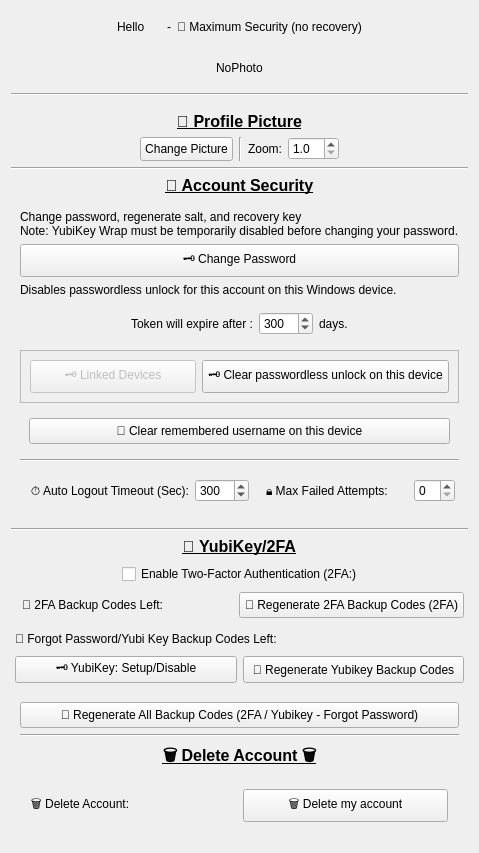
                 <widget class="QWidget" name="scrollAreaWidgetContents_2">
                  <property name="geometry">
                   <rect>
                    <x>0</x>
                    <y>0</y>
                    <width>327</width>
                    <height>636</height>
                   </rect>
                  </property>
                  <layout class="QVBoxLayout" name="verticalLayout_23">
                   <item alignment="Qt::AlignHCenter">
                    <widget class="QWidget" name="widget_63" native="true">
                     <layout class="QHBoxLayout" name="horizontalLayout_49">
                      <item alignment="Qt::AlignLeft">
                       <widget class="QLabel" name="labelUsername">
                        <property name="text">
                         <string>Hello </string>
                        </property>
                       </widget>
                      </item>
                      <item>
                       <widget class="QLabel" name="currentUsername">
                        <property name="text">
                         <string/>
                        </property>
                       </widget>
                      </item>
                      <item>
                       <widget class="QLabel" name="label_2">
                        <property name="text">
                         <string>-</string>
                        </property>
                       </widget>
                      </item>
                      <item alignment="Qt::AlignRight">
                       <widget class="QLabel" name="recovery_m">
                        <property name="text">
                         <string>🔐 Maximum Security (no recovery)</string>
                        </property>
                       </widget>
                      </item>
                     </layout>
                    </widget>
                   </item>
                   <item>
                    <widget class="QWidget" name="widget_30" native="true">
                     <layout class="QHBoxLayout" name="horizontalLayout_24">
                      <item>
                       <spacer name="horizontalSpacer_5">
                        <property name="orientation">
                         <enum>Qt::Horizontal</enum>
                        </property>
                        <property name="sizeHint" stdset="0">
                         <size>
                          <width>40</width>
                          <height>20</height>
                         </size>
                        </property>
                       </spacer>
                      </item>
                      <item>
                       <widget class="QLabel" name="profilePicLabel">
                        <property name="sizePolicy">
                         <sizepolicy hsizetype="Fixed" vsizetype="Fixed">
                          <horstretch>0</horstretch>
                          <verstretch>0</verstretch>
                         </sizepolicy>
                        </property>
                        <property name="text">
                         <string>NoPhoto</string>
                        </property>
                       </widget>
                      </item>
                      <item>
                       <spacer name="horizontalSpacer_7">
                        <property name="orientation">
                         <enum>Qt::Horizontal</enum>
                        </property>
                        <property name="sizeHint" stdset="0">
                         <size>
                          <width>40</width>
                          <height>20</height>
                         </size>
                        </property>
                       </spacer>
                      </item>
                     </layout>
                    </widget>
                   </item>
                   <item>
                    <widget class="Line" name="line_29">
                     <property name="orientation">
                      <enum>Qt::Horizontal</enum>
                     </property>
                    </widget>
                   </item>
                   <item>
                    <widget class="QWidget" name="widget_32" native="true">
                     <layout class="QHBoxLayout" name="horizontalLayout_12">
                      <property name="leftMargin">
                       <number>2</number>
                      </property>
                      <property name="topMargin">
                       <number>2</number>
                      </property>
                      <property name="rightMargin">
                       <number>2</number>
                      </property>
                      <property name="bottomMargin">
                       <number>2</number>
                      </property>
                     </layout>
                    </widget>
                   </item>
                   <item>
                    <widget class="QLabel" name="label_24">
                     <property name="font">
                      <font>
                       <pointsize>12</pointsize>
                       <weight>75</weight>
                       <bold>true</bold>
                       <underline>true</underline>
                      </font>
                     </property>
                     <property name="text">
                      <string>👤 Profile Picture</string>
                     </property>
                     <property name="alignment">
                      <set>Qt::AlignCenter</set>
                     </property>
                    </widget>
                   </item>
                   <item alignment="Qt::AlignHCenter">
                    <widget class="QWidget" name="widget_15" native="true">
                     <layout class="QHBoxLayout" name="horizontalLayout_14">
                      <property name="leftMargin">
                       <number>0</number>
                      </property>
                      <property name="topMargin">
                       <number>0</number>
                      </property>
                      <property name="rightMargin">
                       <number>0</number>
                      </property>
                      <property name="bottomMargin">
                       <number>0</number>
                      </property>
                      <item>
                       <widget class="QPushButton" name="changePicButton">
                        <property name="styleSheet">
                         <string notr="true">padding:4;</string>
                        </property>
                        <property name="text">
                         <string>Change Picture</string>
                        </property>
                       </widget>
                      </item>
                      <item>
                       <widget class="Line" name="line_3">
                        <property name="orientation">
                         <enum>Qt::Vertical</enum>
                        </property>
                       </widget>
                      </item>
                      <item alignment="Qt::AlignRight">
                       <widget class="QLabel" name="label_14">
                        <property name="text">
                         <string>Zoom:</string>
                        </property>
                       </widget>
                      </item>
                      <item>
                       <widget class="QDoubleSpinBox" name="zoom_factor_">
                        <property name="decimals">
                         <number>1</number>
                        </property>
                        <property name="minimum">
                         <double>1.000000000000000</double>
                        </property>
                        <property name="maximum">
                         <double>20.000000000000000</double>
                        </property>
                       </widget>
                      </item>
                     </layout>
                    </widget>
                   </item>
                   <item>
                    <widget class="Line" name="line_30">
                     <property name="orientation">
                      <enum>Qt::Horizontal</enum>
                     </property>
                    </widget>
                   </item>
                   <item>
                    <widget class="QLabel" name="label_40">
                     <property name="font">
                      <font>
                       <pointsize>12</pointsize>
                       <weight>75</weight>
                       <bold>true</bold>
                       <underline>true</underline>
                      </font>
                     </property>
                     <property name="text">
                      <string>🔏 Account Security</string>
                     </property>
                     <property name="alignment">
                      <set>Qt::AlignCenter</set>
                     </property>
                    </widget>
                   </item>
                   <item>
                    <widget class="QWidget" name="widget_64" native="true">
                     <layout class="QVBoxLayout" name="verticalLayout_24">
                      <item>
                       <widget class="QLabel" name="label_72">
                        <property name="text">
                         <string>Change password, regenerate salt, and recovery key
Note: YubiKey Wrap must be temporarily disabled before changing your password.</string>
                        </property>
                       </widget>
                      </item>
                      <item>
                       <widget class="QPushButton" name="changePasswordButton">
                        <property name="toolTip">
                         <string>Change your password</string>
                        </property>
                        <property name="styleSheet">
                         <string notr="true">padding:5</string>
                        </property>
                        <property name="text">
                         <string>🗝️ Change Password</string>
                        </property>
                       </widget>
                      </item>
                      <item>
                       <widget class="QLabel" name="label_71">
                        <property name="text">
                         <string>Disables passwordless unlock for this account on this Windows device.</string>
                        </property>
                       </widget>
                      </item>
                      <item alignment="Qt::AlignHCenter">
                       <widget class="QWidget" name="widget_55" native="true">
                        <layout class="QHBoxLayout" name="horizontalLayout_73">
                         <item>
                          <widget class="QLabel" name="label_73">
                           <property name="text">
                            <string>Token will expire after :</string>
                           </property>
                          </widget>
                         </item>
                         <item alignment="Qt::AlignLeft">
                          <widget class="QSpinBox" name="expire_time">
                           <property name="sizePolicy">
                            <sizepolicy hsizetype="Maximum" vsizetype="Fixed">
                             <horstretch>0</horstretch>
                             <verstretch>0</verstretch>
                            </sizepolicy>
                           </property>
                           <property name="toolTip">
                            <string>Lock and log out after this many seconds of inactivity 
 workout 305 div 60 approx 5.083 minutes</string>
                           </property>
                           <property name="minimum">
                            <number>0</number>
                           </property>
                           <property name="maximum">
                            <number>9999</number>
                           </property>
                           <property name="value">
                            <number>300</number>
                           </property>
                          </widget>
                         </item>
                         <item>
                          <widget class="QLabel" name="label_62">
                           <property name="text">
                            <string>days.</string>
                           </property>
                          </widget>
                         </item>
                        </layout>
                       </widget>
                      </item>
                      <item>
                       <widget class="QFrame" name="frame">
                        <property name="frameShape">
                         <enum>QFrame::StyledPanel</enum>
                        </property>
                        <property name="frameShadow">
                         <enum>QFrame::Raised</enum>
                        </property>
                        <layout class="QHBoxLayout" name="horizontalLayout_72">
                         <item>
                          <widget class="QPushButton" name="linked_devices">
                           <property name="enabled">
                            <bool>false</bool>
                           </property>
                           <property name="toolTip">
                            <string>Change your password</string>
                           </property>
                           <property name="styleSheet">
                            <string notr="true">padding:5</string>
                           </property>
                           <property name="text">
                            <string>🗝️ Linked Devices</string>
                           </property>
                          </widget>
                         </item>
                         <item>
                          <widget class="QPushButton" name="clear_passwordless">
                           <property name="toolTip">
                            <string>Change your password</string>
                           </property>
                           <property name="styleSheet">
                            <string notr="true">padding:5</string>
                           </property>
                           <property name="text">
                            <string>🗝️ Clear passwordless unlock on this device</string>
                           </property>
                          </widget>
                         </item>
                        </layout>
                       </widget>
                      </item>
                      <item>
                       <widget class="QWidget" name="widget_39" native="true">
                        <layout class="QHBoxLayout" name="horizontalLayout_35">
                         <item>
                          <widget class="QPushButton" name="clear_username">
                           <property name="toolTip">
                            <string>Change your password</string>
                           </property>
                           <property name="styleSheet">
                            <string notr="true">padding:5</string>
                           </property>
                           <property name="text">
                            <string>👤 Clear remembered username on this device</string>
                           </property>
                          </widget>
                         </item>
                        </layout>
                       </widget>
                      </item>
                      <item>
                       <widget class="Line" name="line_34">
                        <property name="orientation">
                         <enum>Qt::Horizontal</enum>
                        </property>
                       </widget>
                      </item>
                      <item>
                       <widget class="QWidget" name="widget_65" native="true">
                        <layout class="QHBoxLayout" name="horizontalLayout_50">
                         <property name="leftMargin">
                          <number>2</number>
                         </property>
                         <property name="topMargin">
                          <number>2</number>
                         </property>
                         <property name="rightMargin">
                          <number>2</number>
                         </property>
                         <property name="bottomMargin">
                          <number>2</number>
                         </property>
                         <item>
                          <widget class="QWidget" name="widget_60" native="true">
                           <layout class="QHBoxLayout" name="horizontalLayout_46">
                            <item>
                             <widget class="QLabel" name="label_11">
                              <property name="toolTip">
                               <string>You’ll be logged out after a period of inactivity. Interacting with the app resets the timer. 
 workout 305 div 60 approx 5.083 minutes</string>
                              </property>
                              <property name="text">
                               <string>⏱️ Auto Logout Timeout (Sec):</string>
                              </property>
                             </widget>
                            </item>
                            <item>
                             <widget class="QSpinBox" name="auto_logout_timeout_">
                              <property name="sizePolicy">
                               <sizepolicy hsizetype="Maximum" vsizetype="Fixed">
                                <horstretch>0</horstretch>
                                <verstretch>0</verstretch>
                               </sizepolicy>
                              </property>
                              <property name="toolTip">
                               <string>Lock and log out after this many seconds of inactivity 
 workout 305 div 60 approx 5.083 minutes</string>
                              </property>
                              <property name="minimum">
                               <number>0</number>
                              </property>
                              <property name="maximum">
                               <number>9999</number>
                              </property>
                              <property name="value">
                               <number>300</number>
                              </property>
                             </widget>
                            </item>
                           </layout>
                          </widget>
                         </item>
                         <item>
                          <widget class="QWidget" name="widget_20" native="true">
                           <layout class="QHBoxLayout" name="horizontalLayout_19">
                            <property name="leftMargin">
                             <number>2</number>
                            </property>
                            <property name="topMargin">
                             <number>2</number>
                            </property>
                            <property name="rightMargin">
                             <number>2</number>
                            </property>
                            <property name="bottomMargin">
                             <number>2</number>
                            </property>
                            <item>
                             <widget class="QLabel" name="label">
                              <property name="toolTip">
                               <string>Careful—too many wrong passwords will lock you out. If the limit is 5, you’ll be locked out for 5 minute</string>
                              </property>
                              <property name="text">
                               <string>🔒 Max Failed Attempts:</string>
                              </property>
                             </widget>
                            </item>
                            <item>
                             <widget class="QSpinBox" name="lockoutSpinBox">
                              <property name="sizePolicy">
                               <sizepolicy hsizetype="Maximum" vsizetype="Fixed">
                                <horstretch>0</horstretch>
                                <verstretch>0</verstretch>
                               </sizepolicy>
                              </property>
                              <property name="toolTip">
                               <string>Careful—too many wrong passwords will lock you out. If the limit is 5, you’ll be locked out for 5 minute</string>
                              </property>
                              <property name="maximum">
                               <number>10</number>
                              </property>
                             </widget>
                            </item>
                           </layout>
                          </widget>
                         </item>
                        </layout>
                       </widget>
                      </item>
                     </layout>
                    </widget>
                   </item>
                   <item>
                    <widget class="Line" name="line_31">
                     <property name="orientation">
                      <enum>Qt::Horizontal</enum>
                     </property>
                    </widget>
                   </item>
                   <item>
                    <widget class="QLabel" name="label_41">
                     <property name="font">
                      <font>
                       <pointsize>12</pointsize>
                       <weight>75</weight>
                       <bold>true</bold>
                       <underline>true</underline>
                      </font>
                     </property>
                     <property name="text">
                      <string>👤 YubiKey/2FA</string>
                     </property>
                     <property name="alignment">
                      <set>Qt::AlignCenter</set>
                     </property>
                    </widget>
                   </item>
                   <item>
                    <widget class="QWidget" name="widget_58" native="true">
                     <layout class="QVBoxLayout" name="verticalLayout_25">
                      <property name="topMargin">
                       <number>2</number>
                      </property>
                      <property name="rightMargin">
                       <number>2</number>
                      </property>
                      <property name="bottomMargin">
                       <number>2</number>
                      </property>
                      <item alignment="Qt::AlignHCenter">
                       <widget class="QCheckBox" name="twoFACheckbox">
                        <property name="toolTip">
                         <string>Account 2FA (account login only NOT Vault), protects your account sign-in.</string>
                        </property>
                        <property name="text">
                         <string>Enable Two-Factor Authentication (2FA:)</string>
                        </property>
                       </widget>
                      </item>
                      <item>
                       <widget class="QWidget" name="widget_66" native="true">
                        <layout class="QHBoxLayout" name="horizontalLayout_44">
                         <property name="leftMargin">
                          <number>2</number>
                         </property>
                         <property name="topMargin">
                          <number>2</number>
                         </property>
                         <property name="rightMargin">
                          <number>2</number>
                         </property>
                         <property name="bottomMargin">
                          <number>2</number>
                         </property>
                         <item>
                          <widget class="QLabel" name="bkup_left_1">
                           <property name="text">
                            <string>🔑 2FA Backup Codes Left:</string>
                           </property>
                          </widget>
                         </item>
                         <item>
                          <widget class="QPushButton" name="regen_key_2fa">
                           <property name="sizePolicy">
                            <sizepolicy hsizetype="Preferred" vsizetype="Preferred">
                             <horstretch>0</horstretch>
                             <verstretch>0</verstretch>
                            </sizepolicy>
                           </property>
                           <property name="toolTip">
                            <string>Must add if enabled in Profile/ Regenerate a new code if lost your old one</string>
                           </property>
                           <property name="styleSheet">
                            <string notr="true">padding:5</string>
                           </property>
                           <property name="text">
                            <string>🔄 Regenerate 2FA Backup Codes (2FA)</string>
                           </property>
                          </widget>
                         </item>
                        </layout>
                       </widget>
                      </item>
                     </layout>
                    </widget>
                   </item>
                   <item>
                    <widget class="QWidget" name="widget_29" native="true">
                     <layout class="QVBoxLayout" name="verticalLayout_26">
                      <property name="leftMargin">
                       <number>2</number>
                      </property>
                      <property name="topMargin">
                       <number>2</number>
                      </property>
                      <property name="rightMargin">
                       <number>2</number>
                      </property>
                      <property name="bottomMargin">
                       <number>2</number>
                      </property>
                      <item>
                       <widget class="QWidget" name="widget_67" native="true">
                        <layout class="QHBoxLayout" name="horizontalLayout_28">
                         <property name="leftMargin">
                          <number>2</number>
                         </property>
                         <property name="topMargin">
                          <number>2</number>
                         </property>
                         <property name="rightMargin">
                          <number>2</number>
                         </property>
                         <property name="bottomMargin">
                          <number>2</number>
                         </property>
                         <item>
                          <widget class="QLabel" name="bkup_left_">
                           <property name="text">
                            <string>🔑 Forgot Password/Yubi Key Backup Codes Left:</string>
                           </property>
                          </widget>
                         </item>
                        </layout>
                       </widget>
                      </item>
                      <item>
                       <widget class="QWidget" name="widget_69" native="true">
                        <layout class="QHBoxLayout" name="horizontalLayout_25">
                         <property name="leftMargin">
                          <number>2</number>
                         </property>
                         <property name="topMargin">
                          <number>2</number>
                         </property>
                         <property name="rightMargin">
                          <number>2</number>
                         </property>
                         <property name="bottomMargin">
                          <number>2</number>
                         </property>
                         <item>
                          <widget class="QPushButton" name="btnDeviceUnlock">
                           <property name="sizePolicy">
                            <sizepolicy hsizetype="Preferred" vsizetype="Preferred">
                             <horstretch>0</horstretch>
                             <verstretch>0</verstretch>
                            </sizepolicy>
                           </property>
                           <property name="toolTip">
                            <string>Link a YubiKey to your Account/Vault</string>
                           </property>
                           <property name="styleSheet">
                            <string notr="true">padding:2</string>
                           </property>
                           <property name="text">
                            <string>🗝️ YubiKey: Setup/Disable</string>
                           </property>
                          </widget>
                         </item>
                         <item>
                          <widget class="QPushButton" name="regen_key_">
                           <property name="sizePolicy">
                            <sizepolicy hsizetype="Preferred" vsizetype="Preferred">
                             <horstretch>0</horstretch>
                             <verstretch>0</verstretch>
                            </sizepolicy>
                           </property>
                           <property name="toolTip">
                            <string>Must add if enabled in Profile/ Regenerate a new code if lost your old one</string>
                           </property>
                           <property name="styleSheet">
                            <string notr="true">padding:5</string>
                           </property>
                           <property name="text">
                            <string>🔄 Regenerate Yubikey Backup Codes</string>
                           </property>
                          </widget>
                         </item>
                        </layout>
                       </widget>
                      </item>
                     </layout>
                    </widget>
                   </item>
                   <item>
                    <widget class="QWidget" name="widget_10" native="true">
                     <layout class="QVBoxLayout" name="verticalLayout_11">
                      <item>
                       <widget class="QPushButton" name="regen_key_both">
                        <property name="sizePolicy">
                         <sizepolicy hsizetype="Preferred" vsizetype="Preferred">
                          <horstretch>0</horstretch>
                          <verstretch>0</verstretch>
                         </sizepolicy>
                        </property>
                        <property name="toolTip">
                         <string>Must add if enabled in Profile/ Regenerate a new code if lost your old one</string>
                        </property>
                        <property name="styleSheet">
                         <string notr="true">padding:5</string>
                        </property>
                        <property name="text">
                         <string>🔄 Regenerate All Backup Codes (2FA / Yubikey - Forgot Password)</string>
                        </property>
                       </widget>
                      </item>
                      <item>
                       <widget class="Line" name="line_32">
                        <property name="orientation">
                         <enum>Qt::Horizontal</enum>
                        </property>
                       </widget>
                      </item>
                      <item>
                       <widget class="QLabel" name="label_54">
                        <property name="font">
                         <font>
                          <pointsize>12</pointsize>
                          <weight>75</weight>
                          <bold>true</bold>
                          <underline>true</underline>
                         </font>
                        </property>
                        <property name="text">
                         <string>🗑 Delete Account 🗑</string>
                        </property>
                        <property name="alignment">
                         <set>Qt::AlignCenter</set>
                        </property>
                       </widget>
                      </item>
                      <item>
                       <widget class="QWidget" name="widget_9" native="true">
                        <layout class="QVBoxLayout" name="verticalLayout_2">
                         <item>
                          <widget class="QWidget" name="widget_68" native="true">
                           <layout class="QHBoxLayout" name="horizontalLayout_51">
                            <property name="leftMargin">
                             <number>2</number>
                            </property>
                            <property name="topMargin">
                             <number>2</number>
                            </property>
                            <property name="rightMargin">
                             <number>2</number>
                            </property>
                            <property name="bottomMargin">
                             <number>2</number>
                            </property>
                            <item>
                             <widget class="QLabel" name="bkup_left_2">
                              <property name="text">
                               <string>🗑 Delete Account:</string>
                              </property>
                             </widget>
                            </item>
                            <item>
                             <widget class="QPushButton" name="deleteAccountButton">
                              <property name="sizePolicy">
                               <sizepolicy hsizetype="Preferred" vsizetype="Preferred">
                                <horstretch>0</horstretch>
                                <verstretch>0</verstretch>
                               </sizepolicy>
                              </property>
                              <property name="toolTip">
                               <string>Must add if enabled in Profile/ Regenerate a new code if lost your old one</string>
                              </property>
                              <property name="styleSheet">
                               <string notr="true">padding:5</string>
                              </property>
                              <property name="text">
                               <string>🗑 Delete my account</string>
                              </property>
                             </widget>
                            </item>
                           </layout>
                          </widget>
                         </item>
                        </layout>
                       </widget>
                      </item>
                     </layout>
                    </widget>
                   </item>
                  </layout>
                 </widget>
